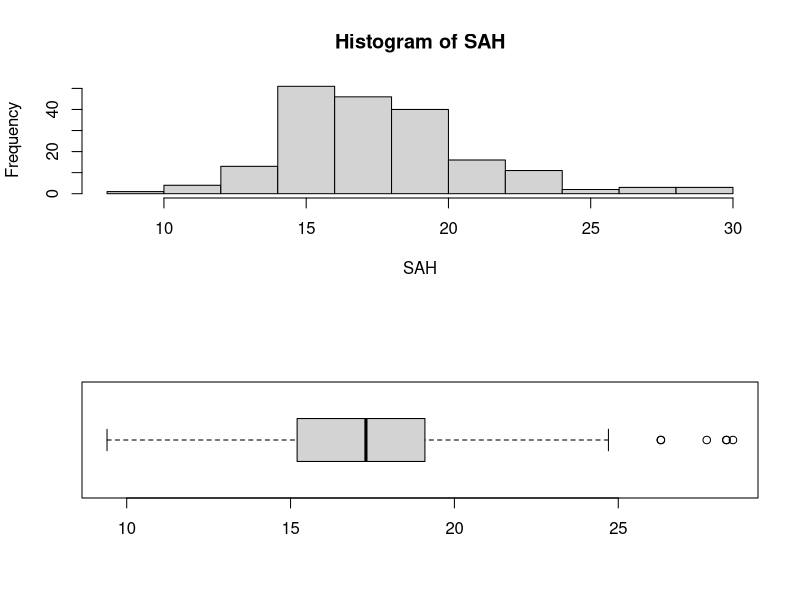
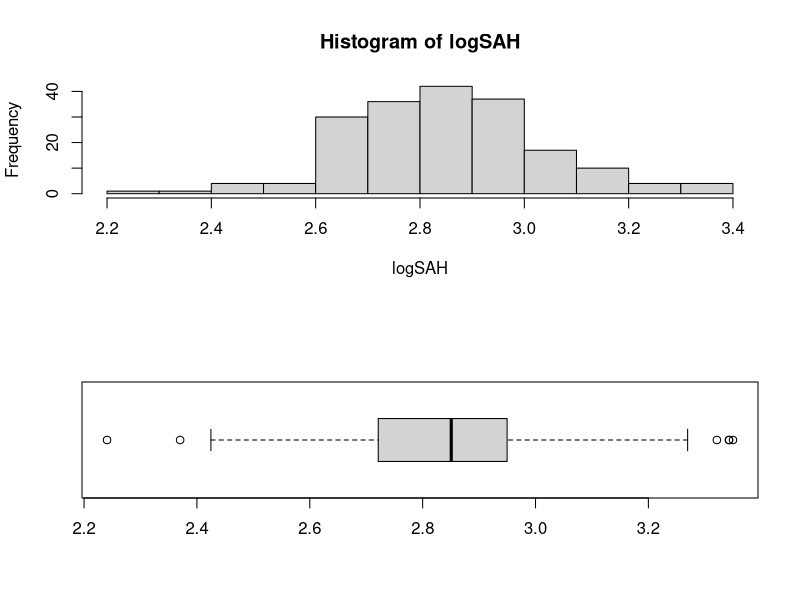
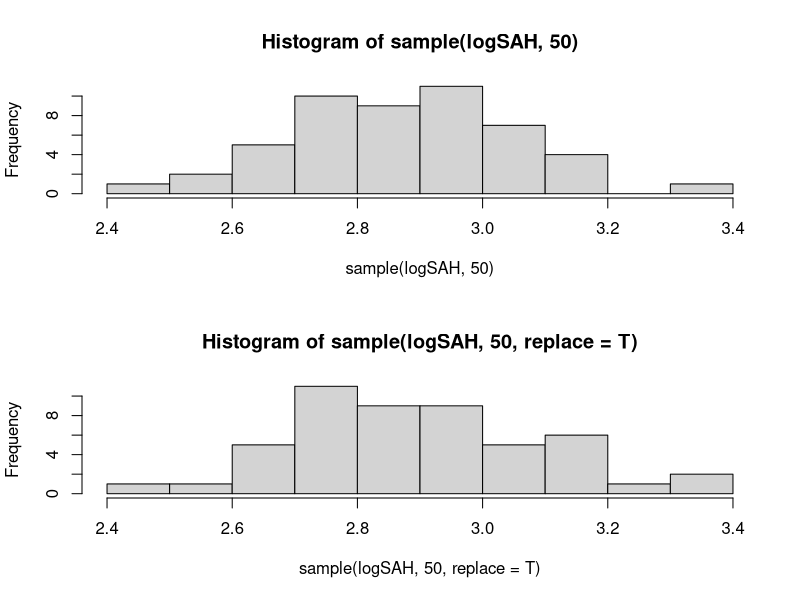
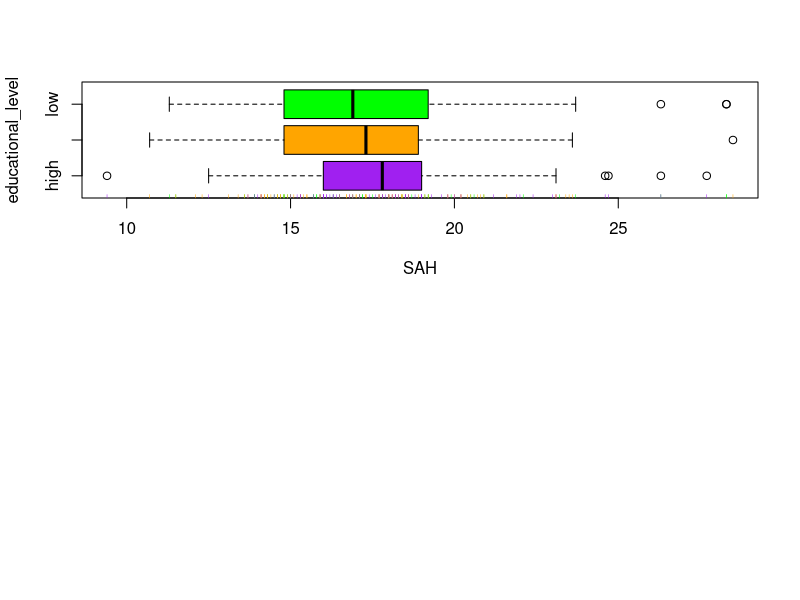
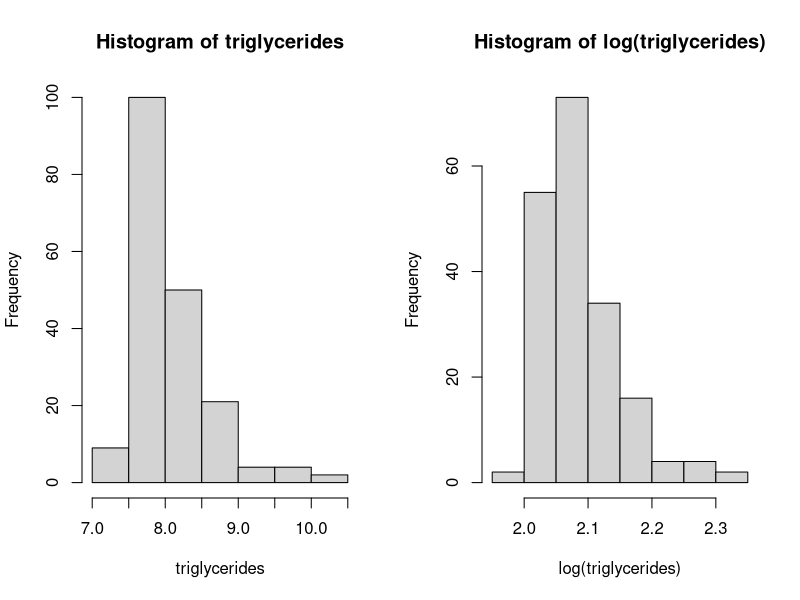
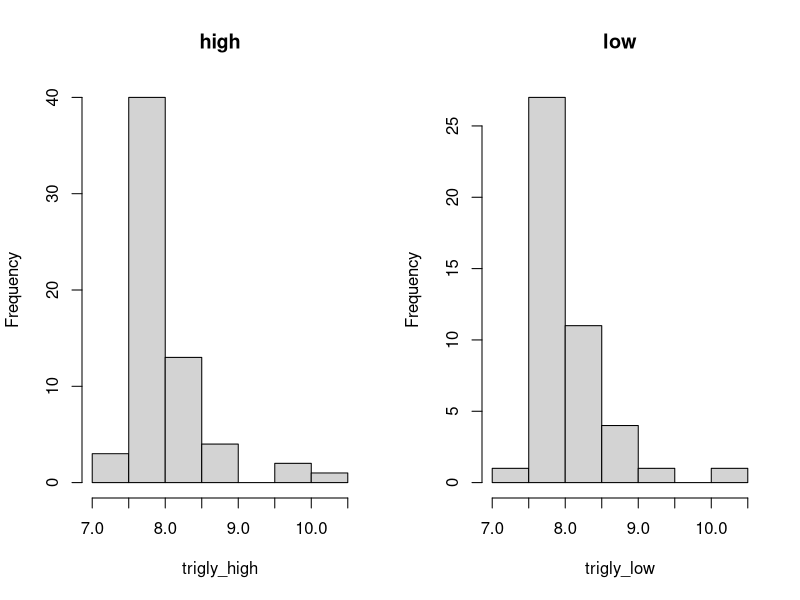
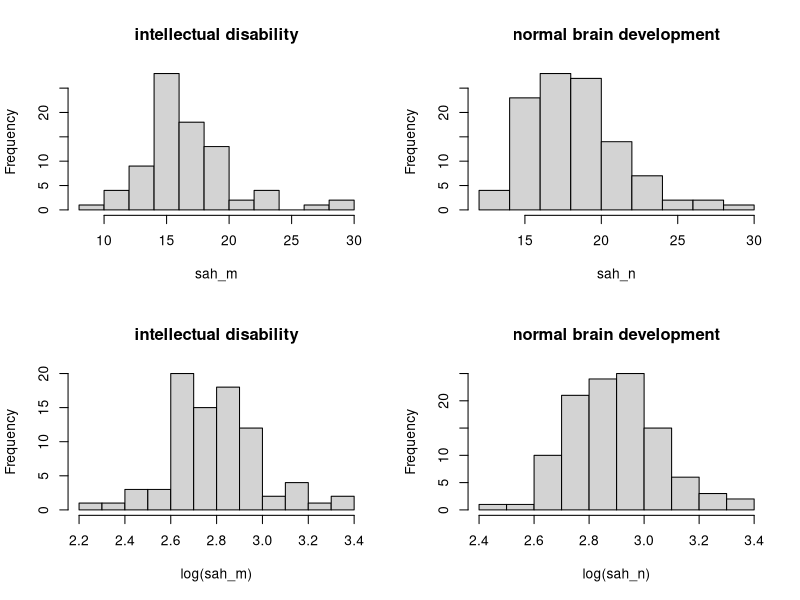
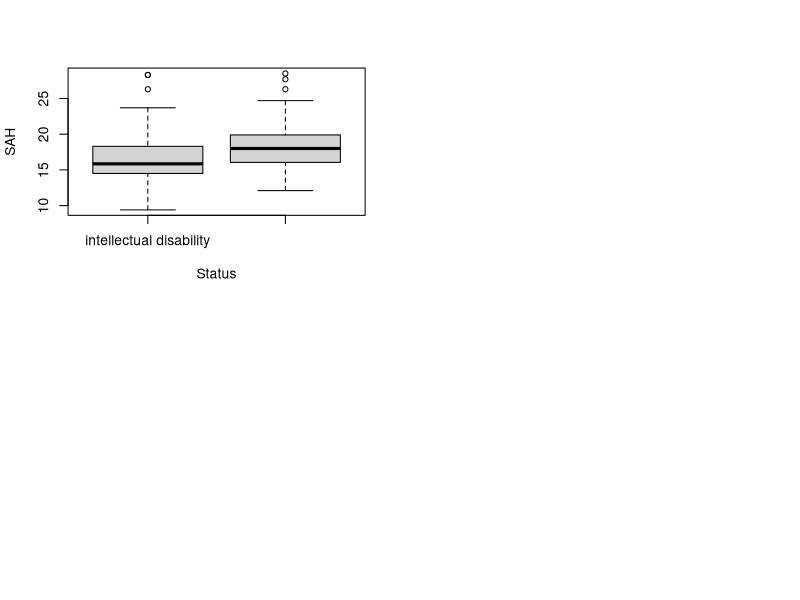

Generate these figures, in order, with R:
## ------------------------------------------------------------------------
babydata <- read.csv("R_data_January2015.csv", header = T,row.names = 1)
attach(babydata)

## ------------------------------------------------------------------------
dim(babydata)
class(babydata)
str(babydata)

## ------------------------------------------------------------------------
quantile(SAH,seq(0,1,.2))

## ------------------------------------------------------------------------
summary(SAH)
## or
mean(SAH)
median(SAH)
vs <- var(SAH)
vs
sqrt(vs)

## ------------------------------------------------------------------------
stem(SAH)

## ----out.width="3.2in"---------------------------------------------------
par(mfrow=c(2,1))
hist(SAH)
boxplot(SAH,horizontal=TRUE)

## ------------------------------------------------------------------------
logSAH <- log(SAH)

## ------------------------------------------------------------------------
quantile(logSAH,seq(0,1,.2))

## ------------------------------------------------------------------------
summary(logSAH)
## or
mean(logSAH)
median(logSAH)
vls <- var(logSAH)
vls
sqrt(vls)

## ------------------------------------------------------------------------
stem(logSAH)

## ----out.width="3.2in"---------------------------------------------------
par(mfrow=c(2,1))
hist(logSAH)
boxplot(logSAH,horizontal=TRUE)

## ----out.width="3.2in"---------------------------------------------------
set.seed(1234)
hist(sample(logSAH, 50))

## ----out.width="3.2in"---------------------------------------------------
set.seed(1234)
hist(sample(logSAH, 50, replace=T))

## ------------------------------------------------------------------------
table(medication)

## ------------------------------------------------------------------------
table(medication)/length(medication)

## ------------------------------------------------------------------------
table(educational_level)

## ----out.width="3.2in"---------------------------------------------------
boxplot(SAH ~ educational_level, horizontal=TRUE, 
        col=c("purple","orange","green"))
rug(SAH[educational_level=="low"], col="green")
rug(SAH[educational_level=="intermediate"], col="orange")
rug(SAH[educational_level=="high"], col="purple")

## ----out.width="3.2in"---------------------------------------------------
par(mfrow=c(1,2))
hist(triglycerides)
hist(log(triglycerides))

## ----out.width="3.2in"---------------------------------------------------
trigly_high <- triglycerides[educational_level=="high"]
trigly_low <- triglycerides[educational_level=="low"]
par(mfrow=c(1,2))
hist(trigly_high, main = "high")
hist(trigly_low, main = "low")

## ------------------------------------------------------------------------
wilcox.test(trigly_high, trigly_low)

## ------------------------------------------------------------------------
wtest <- wilcox.test(trigly_high, trigly_low, conf.int=TRUE)
ciw <- wtest$conf.int
0 > ciw[1] & 0 < ciw[2]

## ----out.width="3.2in"---------------------------------------------------
sah_m <- SAH[Status=="intellectual disability"]
sah_n <- SAH[Status=="normal brain development"]
par(mfrow=c(2,2))
hist(sah_m, main = "intellectual disability")
hist(sah_n, main = "normal brain development")
hist(log(sah_m), main = "intellectual disability")
hist(log(sah_n), main = "normal brain development")

## ------------------------------------------------------------------------
sstest <- t.test(log(SAH)~Status)
sstest
sstest$p.value
sstest$conf.int

## ------------------------------------------------------------------------
sstest$estimate[2]/sstest$estimate[1]
mean(log(SAH)[Status=="normal brain development"])/
  mean(log(SAH)[Status=="intellectual disability"])

## ----out.width="3.2in"---------------------------------------------------
boxplot(SAH ~ Status)
mean(SAH[Status=="normal brain development"])/
  mean(SAH[Status=="intellectual disability"])

